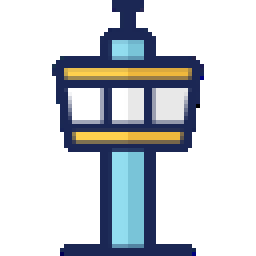
%> input picture IMAGES/airport.png, 64 x 64 px (shown 4 times larger)
$ octave storm_experiments.m   (GNU Octave 9; MATLAB toolbox functions it lacks are replaced by stand-ins)
%> lines starting %> are read from the running program, lines starting %| are printed output that depends on the picture; in (x1, y1, x2, y2) boxes, pixels count from 0 and x2, y2 are one past the last pixel; in counts of white or black regions, pixels touching at a corner belong together; the program's own positions count from 1
### animate.m
airport = imread('IMAGES/airport.png');
%> airport is the input picture: size 64x64x3 uint8; mean R, G, B 202.5, 207.2, 212.6
airport(airport == 0) = 255;
%> airport: size 64x64x3 uint8; 0.1% of pixels changed, all inside (x1, y1, x2, y2) = (15, 19, 51, 64)
%% Static Plot
figure(1)
clf
hold on;
waypoints = zeros(total_actions,2);
for w = 1:total_actions
    [wx, wy] = ind2sub(action_dim,w);
    waypoints(w,:) = [X(wx) Y(wy)];
end
image('CData',airport,'XData',[g.airport(1)+5 g.airport(1)-5],'YData',[g.airport(2)+5 g.airport(2)-5])
plot(waypoints(:,1),waypoints(:,2),'ks','MarkerSize',10);
plot(plane1.state_past(1,1), plane1.state_past(2,1),'rp', 'MarkerSize',15, 'MarkerFaceColor','red')
plot(plane1.state_past(1,:),plane1.state_past(2,:),'-rx')
plot(storm1.state_past(1,1),storm1.state_past(2,1),'bp','MarkerSize',15, 'MarkerFaceColor','blue')
plot(storm1.state_past(1,:),storm1.state_past(2,:),'-bo')
xlabel('X (miles)');
ylabel('Y (miles)');
legend('Waypoints','Plane, $t=0$','Plane Path','Storm, $t=0$','Storm Path');
axis equal;
axis([-5 105 -5 105]);
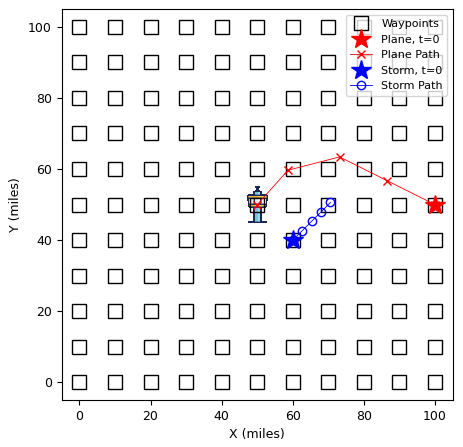
%> figure redrawn from the program's plot data

%% Animation
figure(2)
clf
hold on
image('CData',airport,'XData',[g.airport(1)+5 g.airport(1)-5],'YData',[g.airport(2)+5 g.airport(2)-5])
plot(waypoints(:,1),waypoints(:,2),'ks','MarkerSize',10)
plot(plane1.state_past(1,1), plane1.state_past(2,1),'rp', 'MarkerSize',15, 'MarkerFaceColor','red')
plane2 = plot(plane1.state_past(1,1),plane1.state_past(2,1),'-rx');
plot(storm1.state_past(1,1),storm1.state_past(2,1),'bp','MarkerSize',15, 'MarkerFaceColor','blue')
storm2 = plot(storm1.state_past(1,1),storm1.state_past(2,1),'bo', 'MarkerSize', 45);
da = plane1.target_past(1:2,1) - plane1.state_past(1:2,1);
arrow2 = quiver(plane1.state_past(1,1),plane1.state_past(2,1), da(1), da(2),0,'m','LineWidth',1.5);
legend('Waypoints','Plane, $t=0$','Plane Path','Storm, $t=0$','Storm Path','Target Waypoint');
xlabel('X (miles)');
ylabel('Y (miles)');
axis equal;
axis([-5 105 -5 105]);
num_iter = size(plane1.state_past(1,:),2);
Frames(num_iter) = struct('cdata',[],'colormap',[]);
for i = 1:num_iter
    da = plane1.target_past(1:2,i) - plane1.state_past(1:2,i);
    plane2.XData = [plane2.XData, plane1.state_past(1,i)];
    plane2.YData = [plane2.YData, plane1.state_past(2,i)];
    storm2.XData = storm1.state_past(1,i);
    storm2.YData = storm1.state_past(2,i);
    arrow2.XData = plane1.state_past(1,i);
    arrow2.YData = plane1.state_past(2,i);
    arrow2.UData = da(1);
    arrow2.VData = da(2);
    drawnow
    Frames(i) = getframe(figure(2));
    pause()
end
%> after the loop, Frames = 5 items

### storm_experiments.m
% Colin Shi, Preston Wang, and Nathan Wei
% AA 228 Final Project, Fall 2019
% main_simulate - scores a given policy by simulating the MDP.
% Initializes a gridWorld with a plane, storm, and airport location,
% then calculates the reward one timestep at a time while simulating the
% MDP.
% Created: 11/14/2019, CS
% Updated: 11/28/2019, NW

clear
load policies/policy-1-4.mat;
saveFile = 0;
%% Parameters
% Experiment parameters
timeStep = 5; % time between updates (min)
% Storm Parameters
stormX  = 60; % storm position (x)
stormY  = 40; % storm position (y)
stormS  = 10; % storm standard deviation (mi)
stormU  = 0.75; % storm speed (mi/min)
nStormPts = 360;
stormT  = [0 1 0 0 0 0 0 0]; % transition probabilities (on circle)
% Plane Parameters
fuel_rate = 5000/60;
planeX = 100;
planeY = 50;
planeTheta = 0;
planeM = 100000;
planeV = 3;
% Gridworld Parameters
N = 11;
X = 0:10:100;
Y = 0:10:100;
airportX = 50;
airportY = 50;
wayptX = 50;
wayptY = 50;
costWeights = [1 4*exp(0.5)];
%endState Threshold
% threshold = 1;

%% Initialization
plane1 = plane([planeX;planeY;planeTheta;planeM],planeV,fuel_rate, [wayptX; wayptY]);
storm1 = storm(stormX, stormY, stormS, stormU, stormT);
g = gridWorld(N, X, Y, wayptX, wayptY, airportX, airportY, plane1, storm1, costWeights);

%% Simulate
num_states = 4;
num_actions = 2;
total_states = g.N^num_states; % total number of states
total_actions = g.N^num_actions; % total number of actions
state_dim = [g.N, g.N, g.N, g.N];
action_dim = [g.N, g.N];
reward = 0;
isHome = 0;
totalDist = 0;
while ~isHome
    lastState = g.plane.state;
    % get closest neighbor
    [px, py] = closestNeighbor(g.plane.state(1), g.plane.state(2), ...
        mean(diff(X)), [min(X) max(X)], [min(Y) max(Y)]);
    [sx, sy] = closestNeighbor(g.storm.state(1), g.storm.state(2), ...
        mean(diff(Y)), [min(X) max(X)], [min(Y) max(Y)]);
    % execute the policy of the closest grid point to the plane and storm
    % location
    action = policy(px+1, py+1, sx+1, sy+1);
    [waypt_ix, waypt_iy] = ind2sub(action_dim,action);
    wayptX = g.X(waypt_ix);
    wayptY = g.X(waypt_iy);
    target = [wayptX; wayptY];
    g.updatePos(timeStep, target);
    % Use the line integral to compute the cost accumulated during a single
    % time step
    penalty = g.cost();
    reward = reward + penalty;
    printVec = ['waypoint: ', num2str(wayptX), ', ', num2str(wayptY), ...
        ' plane Location: ', num2str(g.plane.state(1)), ', ', num2str(g.plane.state(2)), ...
        ' storm Location: ', num2str(g.storm.state(1)), ', ', num2str(g.storm.state(2)), ...
        ' total reward: ', num2str(reward)];
    disp(printVec)
    % Check to see if airplane has arrived at the airport
    if sqrt((g.plane.state(1)-g.airport(1))^2 + (g.plane.state(2)-g.airport(2))^2) == 0
        isHome = 1;
    end
    % Compute added distance
    totalDist = totalDist + sqrt((g.plane.state(2)-lastState(2))^2 ...
        +(g.plane.state(1)-lastState(1))^2);
end
reward = reward;
printVec = ['waypoint: ', num2str(wayptX), ', ', num2str(wayptY), ...
    ' plane Location: ', num2str(g.plane.state(1)), ', ', num2str(g.plane.state(2)), ...
    ' storm Location: ', num2str(g.storm.state(1)), ', ', num2str(g.storm.state(2)), ...
    ' total reward: ', num2str(reward)];
disp(printVec)

%% Plotting plane position
animate
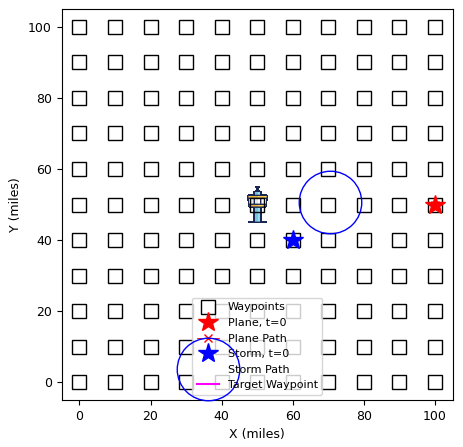
%> figure redrawn from the program's plot data
%% saving data
% Save file
if saveFile
    saveName = sprintf('storm-%d-%d-plane-%d-%d-%d',stormX,stormY,planeX,planeY,timeStep);
    matName = sprintf('%s.mat', saveName);
    save(fullfile('storm', matName), 'g');
    fprintf('File saved as %s\n', saveName);
    videoName = sprintf('%s.avi', saveName);
    v = VideoWriter(videoName);
    open(v);
    for i = 1:num_iter
        writeVideo(v,Frames(i));
    end
    close(v);
end
% Helper function to get closest grid point
function [px, py] = closestNeighbor(x, y, stepSize, xLims, yLims)
x1 = fix(x/stepSize);
x2 = x1 + 1;
y1 = fix(y/stepSize);
y2 = y1 + 1;
% Validation to deal with storm running off the grid
if x >= xLims(2)
    x1 = fix(xLims(2)/stepSize);
    x2 = fix(xLims(2)/stepSize);
elseif x < xLims(1)
    x1 = fix(xLims(1)/stepSize);
    x2 = fix(xLims(1)/stepSize);
end
if y >= yLims(2)
    y1 = fix(yLims(2)/stepSize);
    y2 = fix(yLims(2)/stepSize);
elseif y < yLims(1)
    y1 = fix(yLims(1)/stepSize);
    y2 = fix(yLims(1)/stepSize);
end
neighborList = [x1, x1, x2, x2; y1, y2, y1, y2];
dist = zeros(4,1);
for i = 1:4
    dist(i) = sqrt((x-neighborList(1,i)*stepSize)^2 + (y-neighborList(2,i)*stepSize)^2);
end
[minDist, index] = min(dist);
px = neighborList(1,index);
py = neighborList(2,index);
end
